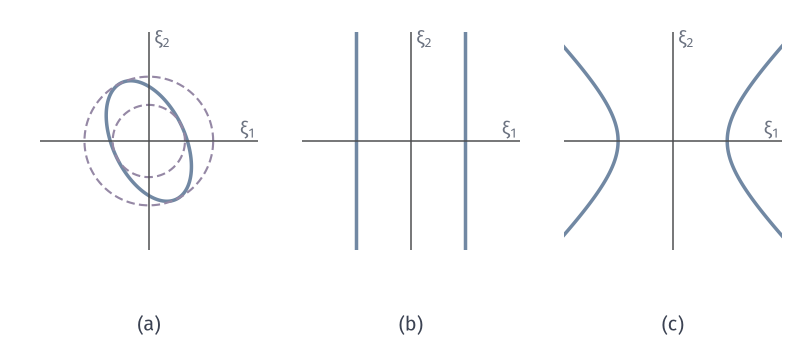

This chart was generated by the following Python code:
from pathlib import Path
import sys
HERE = Path(__file__).resolve().parent
sys.path.insert(0, str(HERE.parent/"ellip-common"))
from ellip_fig import *
# level sets of the principal symbol xi^T A xi = 1.
fig, axes = figure(width_mm=112, height_mm=48, ncols=3)
panel(fig, left=.05, right=.985, top=.97, bottom=.2, wspace=.2)
A = np.array([[2, .6], [.6, 1]]); ev = np.linalg.eigvalsh(A)
g = np.linspace(-2.2, 2.2, 601); P, Q = np.meshgrid(g, g)
ax = axes[0]
ax.contour(P, Q, A[0,0]*P**2+2*A[0,1]*P*Q+A[1,1]*Q**2, [1], colors=BLUE, linewidths=1.4)
t = np.linspace(0, 2*np.pi, 300)
for k, c in zip(ev, (PURPLE, PURPLE)):
    ax.plot(np.cos(t)/np.sqrt(k), np.sin(t)/np.sqrt(k), color=c, lw=.85, ls=DASH)
ax = axes[1]
for s in (-1, 1): ax.plot([s, s], [-2, 2], color=BLUE, lw=1.4)
ax = axes[2]
ax.contour(P, Q, P**2-Q**2, [1], colors=BLUE, linewidths=1.4)
for ax in axes:
    ax.axhline(0, color=STROKE, lw=.6); ax.axvline(0, color=STROKE, lw=.6)
    ax.set_xlim(-2, 2); ax.set_ylim(-2, 2); ax.set_aspect('equal'); ax.set_xticks([]); ax.set_yticks([])
    for s in ax.spines.values(): s.set_visible(False)
    lab(ax, 1.98, .1, r'$\xi_1$', MUTED, ha='right'); lab(ax, .1, 1.76, r'$\xi_2$', MUTED)
tags(fig, axes)
save(fig, HERE, 'figure', {'A': A.tolist(), 'eig': ev.tolist(), 'degenerate': 'diag(1,0)', 'indefinite': 'diag(1,-1)'})
